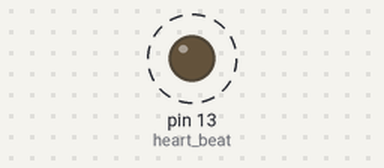
This sketch was run on a simulated Arduino Uno, built with avr-gcc and run on an emulated ATmega328P. Parts: output pins drawn as LEDs (lit = HIGH). Dashed ring = blinking.

Above: at 0.5 s.
Timing chart, 0 to 4.6 s (numbered marks = the images above):
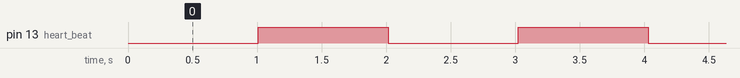

The sketch:

non-blocking-code.ino
```cpp
/* =====================================================================
 * -- Name ------ : Heart Beat
 * -- Date ------ : May 6, 2020
 * -- Author ---- : Carlos Mendez
 * -- Description : This execute a program without blocking code (delays)
 ===================================================================== */

const int heart_beat = 13;
int heart_beat_state = LOW;
int heart_beat_count = 0;
const int heart_beat_timer = 1000;

void setup() {
  pinMode(heart_beat, OUTPUT);
  digitalWrite(heart_beat, LOW);
}

void loop() {
  if (heart_beat_count >= heart_beat_timer){
    if (heart_beat_state == LOW) {
      heart_beat_state = HIGH;
    } else {
      heart_beat_state = LOW;
    }
    digitalWrite(heart_beat, heart_beat_state);

    heart_beat_count = 0;
  }

  heart_beat_count++;
  delay(1);
}
```

Measured:
- by itself, pin 13 (heart_beat): alternates HIGH for 1.0 s and LOW for 1.0 s
